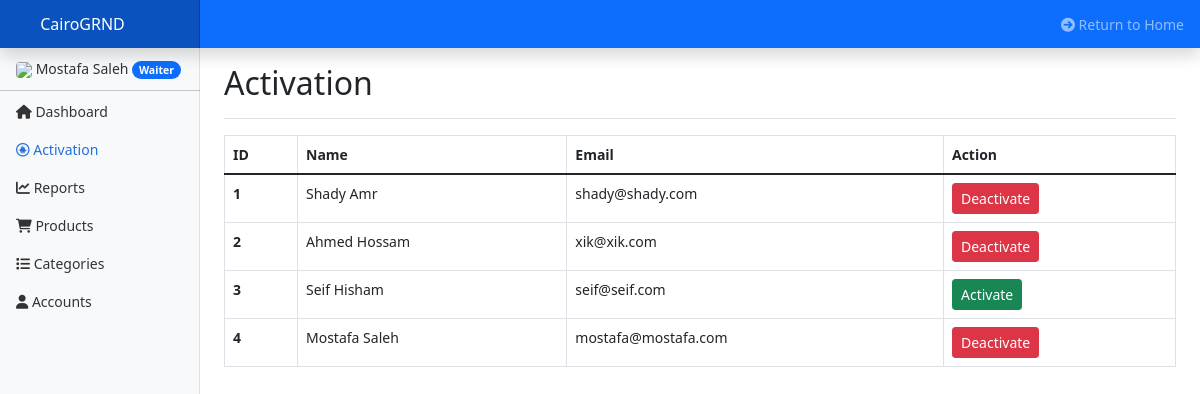
Screenshot of /cp/qc_activation.php (signed in) with the database file from the repository.
### tables this page shows
CREATE TABLE `users` (
  `ID` int(11) NOT NULL,
  `FirstName` varchar(128) NOT NULL,
  `LastName` varchar(128) NOT NULL,
  `Username` varchar(64) NOT NULL,
  `Email` varchar(256) NOT NULL,
  `Pass` varchar(256) NOT NULL,
  `Role` int(11) NOT NULL COMMENT 'User (0), Waiter (1), QC (2)',
  `Access` int(11) NOT NULL,
  `National_ID` int(14) NOT NULL,
  `National_ID_Image` text NOT NULL,
  `ProfilePicture` text NOT NULL,
  `Wallet` int(50) NOT NULL,
  `Governorate` varchar(20) NOT NULL
);

### cp/qc_activation.php (the view, shortened to what this page needs)
<?php
    require '../components/main/connect.php';
    require '../components/main/functions.php';
    $userAcc = new User();
    $userAcc->authCheck();
    $userAcc->logCheck_unregistered();
    $user = $userAcc->getUserData($_SESSION["email"]);
    $staff = new Staff();
    $staff->qcCheck();
?>
<!DOCTYPE html>
<html>
<?php require_once "html/html_head.php"; ?>
<body>
    <?php require_once "html/html_navbar.php"; ?>
    <div class="container-fluid">
        <div class="row">
            <nav id="sidebarMenu" class="col-md-3 col-lg-2 d-md-block bg-light sidebar collapse">
            <div class="position-sticky pt-3">
                <ul class="nav flex-column">
                <li class="nav-item nav-link custom_mt_nav">
                    <img src="../components/assets/img/uploads/pp/<?php echo $user["ProfilePicture"]?>" class="img-fluid rounded" width="40">
                    <?php echo $user["FirstName"]." ".$user["LastName"];?>
                    <span class="badge rounded-pill bg-primary"><?php echo $userAcc->account_type($user["Role"]);?></span>
                </li>
                <hr class="custom_top_nav">
                <li class="nav-item">
                    <a class="nav-link" aria-current="page" href="qc">
                    <i class="fa-solid fa-house"></i> Dashboard
                    </a>
                </li>
                <li class="nav-item">
                    <a class="nav-link active" href="qc_activation">
                    <i class="fa-brands fa-creative-commons-sampling"></i> Activation
                    </a>
                </li>
                <li class="nav-item">
                    <a class="nav-link" href="qc_reports">
                    <i class="fa-solid fa-chart-line"></i> Reports
                    </a>
                </li>
                <li class="nav-item">
                    <a class="nav-link" href="qc_products">
                    <i class="fa-solid fa-cart-shopping"></i> Products
                    </a>
                </li>
                <li class="nav-item">
                    <a class="nav-link" href="qc_categories">
                    <i class="fa-solid fa-list"></i> Categories
                    </a>
                </li>
                <li class="nav-item">
                    <a class="nav-link" href="qc_accounts">
                    <i class="fa-solid fa-user"></i> Accounts
                    </a>
                </li>
                </ul>
            </div>
            </nav>
            <main class="col-md-9 ms-sm-auto col-lg-10 px-md-4">
            <div class="d-flex justify-content-between flex-wrap flex-md-nowrap align-items-center pt-3 pb-2 mb-3 border-bottom">
                <h1 class="h2">Activation</h1>
            </div>
                <table class="table table-hover table-bordered">
                    <thead>
                        <tr>
                            <th scope="col">ID</th>
                            <th scope="col">Name</th>
                            <th scope="col">Email</th>
                            <th scope="col">Action</th>
                        </tr>
                    </thead>
                    <tbody>
                        <?php
                            $listUsers = "SELECT * FROM users";
                            $result = mysqli_query($conn, $listUsers);
                            while($user = mysqli_fetch_array($result))
                            {
                        ?>
                        <tr>
                            <th scope="row"><?php echo $user["ID"]; ?></th>
                            <td><?php echo $user["FirstName"]." ".$user["LastName"];?></td>
                            <td><?php echo $user["Email"];?></td>
                            <td>
                                <?php
                                    if($user["Access"] == 0)
                                    {
                                ?>
                                    <button class="btn btn-success btn-sm">Activate</button>
                                <?php
                                    }
                                    else
                                    {
                                ?>
                                    <button class="btn btn-danger btn-sm">Deactivate</button>
                                <?php
                                    }
                                ?>
                            </td>
                        </tr>
                        <?php
                            }
                        ?>
                    </tbody>
                </table>
            </main>
        </div>
    </div>
  </body>
</html>

### cp/html/html_head.php (style rules this page uses)
body { font-size: .875rem; }
.custom_mt_nav { margin-top: -15px; }
.custom_top_nav { margin-top: 3px; margin-bottom: 1px; }
.sidebar { position: fixed; top: 0; bottom: 0; left: 0; z-index: 100; padding: 48px 0 0; box-shadow: inset -1px 0 0 rgba(0, 0, 0, .1); }
.sidebar .nav-link { font-weight: 500; color: #333; }
.sidebar .nav-link.active { color: #2470dc; }

### rows the page displays
users: FirstName "Mostafa", LastName "Saleh", ID "4", Email "mostafa@mostafa.com", Access "Deactivate"
users: ID "1", FirstName "Shady", LastName "Amr", Email "shady@shady.com", Access "Deactivate"
users: ID "2", FirstName "Ahmed", LastName "Hossam", Email "xik@xik.com", Access "Deactivate"
users: ID "3", FirstName "Seif", LastName "Hisham", Email "seif@seif.com", Access "Activate"
